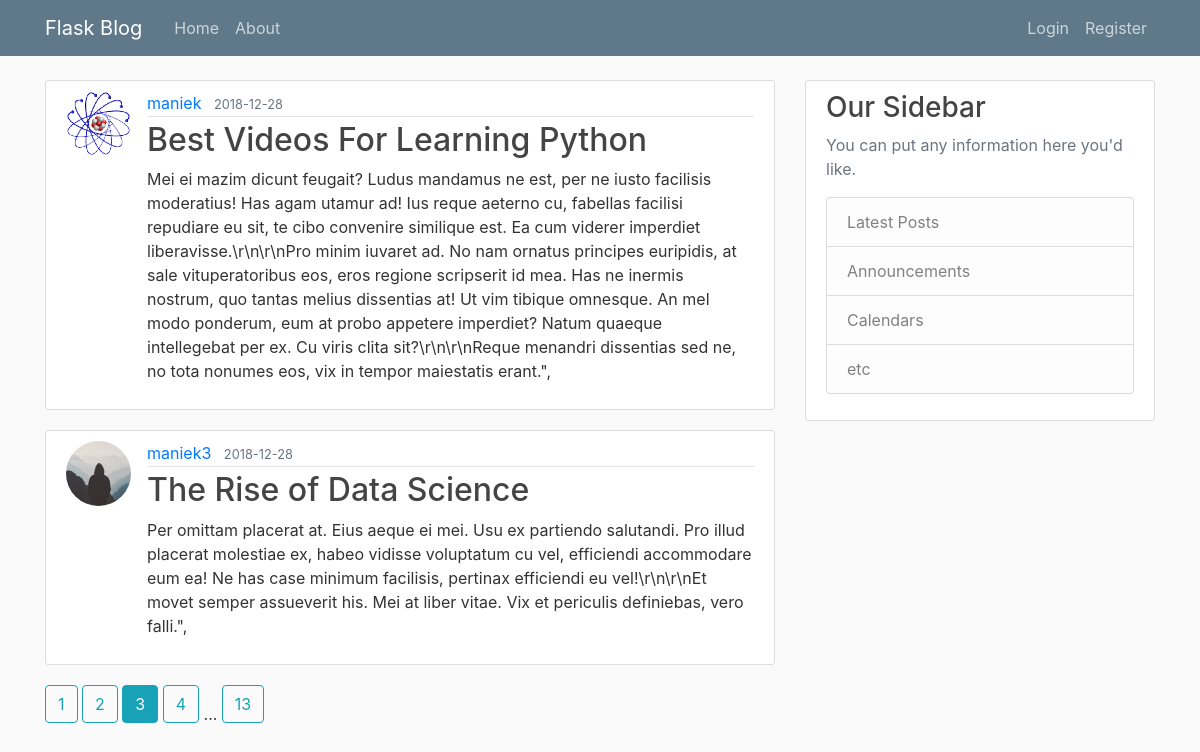
Screenshot of /home?page=3 with the database file from the repository.
### blog/models.py (models this page shows, shortened)
class Post(db.Model):
    id = db.Column(db.Integer, primary_key=True)
    title = db.Column(db.String(100), nullable=False)
    date_posted = db.Column(db.DateTime, nullable=False, default=datetime.utcnow)
    content = db.Column(db.Text, nullable=False)
    user_id = db.Column(db.Integer, db.ForeignKey('user.id'), nullable=False)

class User(db.Model, UserMixin):
    id = db.Column(db.Integer, primary_key=True)
    username = db.Column(db.String(20), unique=True, nullable=False)
    email = db.Column(db.String(120), unique=True, nullable=False)
    image_file = db.Column(db.String(20), nullable=False, default='default.jpg')
    password = db.Column(db.String(60), nullable=False)
    posts = db.relationship('Post', backref='author', lazy=True)

### blog/routes.py (the view)
@app.route("/")
@app.route("/home")
def home():
    page = request.args.get('page', 1, type=int)
    posts = Post.query.order_by(Post.date_posted.desc()).paginate(page=page, per_page=2)
    return render_template('home.html', posts=posts)

### blog/templates/home.html
{% extends "layout.html" %}
{% block content %}
{% for post in posts.items %}
<article class="media content-section">
    <img class="rounded-circle article-img"
         src="{{ url_for('static', filename='profile_pics/' + post.author.image_file) }}">
    <div class="media-body">
        <div class="article-metadata">
            <a class="mr-2" href="{{ url_for('user_posts', username=post.author.username) }}">{{ post.author.username }}</a>
            <small class="text-muted">{{ post.date_posted.strftime('%Y-%m-%d') }}</small>
        </div>
        <h2><a class="article-title" href="{{ url_for('post', post_id=post.id) }}">{{ post.title }}</a></h2>
        <p class="article-content">{{ post.content }}</p>
    </div>
</article>
{% endfor %}
{% for page_num in posts.iter_pages(left_edge=1, right_edge=1, left_current=1, right_current=2) %}
{% if page_num %}
{% if page_num == posts.page %}
<a class="btn btn-info mb-4" href="{{ url_for('home', page=page_num) }}">{{ page_num }}</a>
{% else %}
<a class="btn btn-outline-info mb-4" href="{{ url_for('home', page=page_num) }}">{{ page_num }}</a>
{% endif %}
{% else %}
...
{% endif %}
{% endfor %}
{% endblock content %}

### blog/static/main.css (style rules this page uses)
body { background: #fafafa; color: #333333; margin-top: 5rem; }
h1, h2, h3, h4, h5, h6 { color: #444444; }
.content-section { background: #ffffff; padding: 10px 20px; border: 1px solid #dddddd; border-radius: 3px; margin-bottom: 20px; }
.article-title { color: #444444; }
.article-content { white-space: pre-line; }
.article-img { height: 65px; width: 65px; margin-right: 16px; }
.article-metadata { padding-bottom: 1px; margin-bottom: 4px; border-bottom: 1px solid #e3e3e3 }

### rows the page displays
Post: image_file (picture), author.username "maniek", date_posted "2018-12-28", title "Best Videos For Learning Python", content "Mei ei mazim dicunt feugait? Ludus mandamus ne est, per ne iusto facilisis moderatius! Has agam utamur ad! Ius reque aeterno cu, fabellas facilisi repudiare eu sit, te cibo convenire similique est. Ea cum viderer imperdiet liberavisse.\\r\\n\\r\\nPro minim iuvaret ad. No nam ornatus principes euripidis, at sale vituperatoribus eos, eros regione scripserit id mea. Has ne inermis nostrum, quo tantas melius dissentias at! Ut vim tibique omnesque. An mel modo ponderum, eum at probo appetere imperdiet? Natum quaeque intellegebat per ex. Cu viris clita sit?\\r\\n\\r\\nReque menandri dissentias sed ne, no tota nonumes eos, vix in tempor maiestatis erant.\","
Post: image_file (placeholder picture), author.username "maniek3", date_posted "2018-12-28", title "The Rise of Data Science", content "Per omittam placerat at. Eius aeque ei mei. Usu ex partiendo salutandi. Pro illud placerat molestiae ex, habeo vidisse voluptatum cu vel, efficiendi accommodare eum ea! Ne has case minimum facilisis, pertinax efficiendi eu vel!\\r\\n\\r\\nEt movet semper assueverit his. Mei at liber vitae. Vix et periculis definiebas, vero falli.\","

### other values shown
{{ page_num }} "1" "2" "4" "13"
{{ page_num }} "3"
